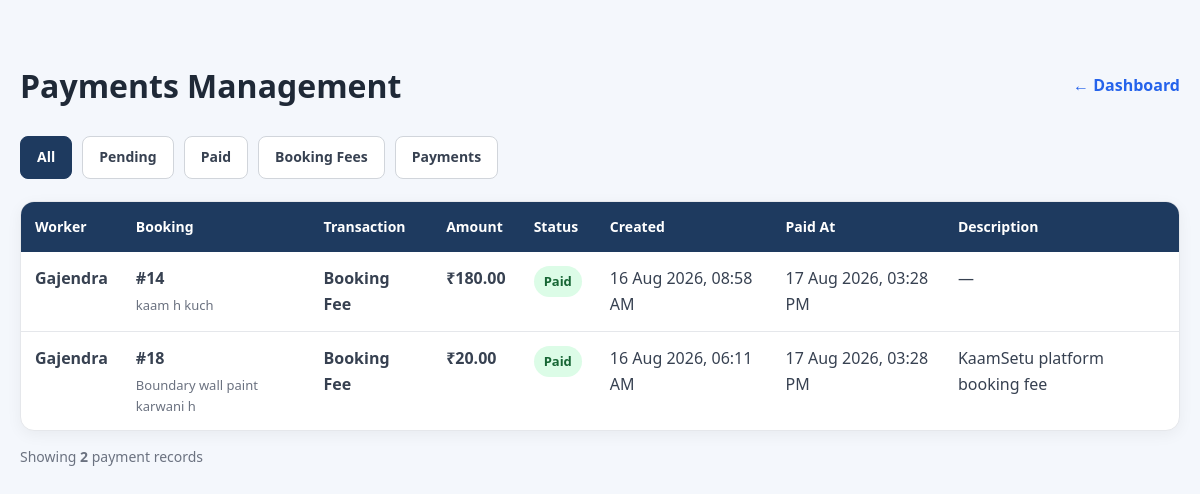
Page /admin-control/payments/ (signed in) on the committed database.
### payments/models.py (models this page shows, shortened)
class WorkerLedger(models.Model):
    TRANSACTION_TYPES = [
        ("Booking Fee", "Booking Fee"),
        ("Payment", "Payment"),
    ]
    PAYMENT_STATUS = [
        ("Pending", "Pending"),
        ("Paid", "Paid"),
    ]
    worker = models.ForeignKey(
        Worker,
        on_delete=models.CASCADE,
        related_name="ledger_entries"
    )
    booking = models.ForeignKey(
        Booking,
        on_delete=models.SET_NULL,
        null=True,
        blank=True,
        related_name="ledger_entries"
    )
    transaction_type = models.CharField(
        max_length=30,
        choices=TRANSACTION_TYPES
    )
    amount = models.DecimalField(
        max_digits=8,
        decimal_places=2
    )
    status = models.CharField(
        max_length=20,
        choices=PAYMENT_STATUS,
        default="Pending"
    )
    description = models.CharField(
        max_length=255,
        blank=True
    )
    created_at = models.DateTimeField(
        auto_now_add=True
    )
    paid_at = models.DateTimeField(
        null=True,
        blank=True
    )

### workers/models.py (models this page shows, shortened)
class Worker(models.Model):
    user = models.OneToOneField(
        User,
        on_delete=models.CASCADE,
        null=True,
        blank=True,
        related_name="worker_profile"
    )
    PROFESSION_CHOICES = [
    ("Rajmistri", "राजमिस्त्री"),
    ("Plumber", "प्लम्बर"),
    ("Electrician", "इलेक्ट्रिशियन"),
    ("Painter", "पेंटर"),
    ("Carpenter", "कारपेंटर"),
    ("Welder", "वेल्डर"),
    ("Helper", "हेल्पर"),
    ("AC Repair", "AC रिपेयर"),
]
    name = models.CharField(max_length=100)
    mobile = models.CharField(max_length=15)
    profession = models.CharField(max_length=30, choices=PROFESSION_CHOICES)
    experience = models.PositiveIntegerField(help_text="Experience in years")
    city = models.CharField(max_length=100)
    area = models.CharField(max_length=100)
    latitude = models.DecimalField(
        max_digits=9,
        decimal_places=6,
        null=True,
        blank=True
    )
    longitude = models.DecimalField(
        max_digits=9,
        decimal_places=6,
        null=True,
        blank=True
    )
    work_range = models.DecimalField(
        max_digits=5,
        decimal_places=2,
        default=10.00,
        help_text="Maximum distance in KM"
    )
    daily_wage = models.DecimalField(max_digits=8, decimal_places=2)
    about = models.TextField(blank=True)
    available = models.BooleanField(default=True)
    profile_photo = models.ImageField(upload_to="workers/", blank=True, null=True)
    rating = models.DecimalField(max_digits=2, decimal_places=1, default=5.0)
    reviews = models.PositiveIntegerField(default=0)
    vverified = models.BooleanField(default=False)

### bookings/models.py (models this page shows, shortened)
class Booking(models.Model):
    STATUS_CHOICES = [
        ("Pending", "Pending"),
        ("Accepted", "Accepted"),
        ("Completed", "Completed"),
        ("Cancelled", "Cancelled"),
    ]
    NEGOTIATION_STATUS_CHOICES = [
        ("Not Started", "Not Started"),
        ("Customer Offered", "Customer Offered"),
        ("Worker Countered", "Worker Countered"),
        ("Accepted", "Accepted"),
        ("Rejected", "Rejected"),
    ]
    worker = models.ForeignKey(
        Worker,
        on_delete=models.CASCADE,
        related_name="bookings"
    )
    customer = models.ForeignKey(
        User,
        on_delete=models.CASCADE,
        related_name="customer_bookings",
        null=True,
        blank=True
    )
    customer_name = models.CharField(
        max_length=100
    )
    customer_mobile = models.CharField(
        max_length=15,
        blank=True
    )
    customer_address = models.TextField()
    work_date = models.DateField()
    work_description = models.TextField()
    status = models.CharField(
        max_length=20,
        choices=STATUS_CHOICES,
        default="Pending"
    )
    original_amount = models.PositiveIntegerField(
        validators=[
            MinValueValidator(1),
            MaxValueValidator(9999)
        ],
        null=True,
        blank=True
    )
    customer_offer = models.PositiveIntegerField(
        validators=[
            MinValueValidator(1),
            MaxValueValidator(9999)
        ],
        null=True,
        blank=True
    )
    worker_counter_offer = models.PositiveIntegerField(
        validators=[
            MinValueValidator(1),
            MaxValueValidator(9999)
        ],
        null=True,
        blank=True
    )
    final_amount = models.PositiveIntegerField(
        validators=[
            MinValueValidator(1),
            MaxValueValidator(9999)
        ],
        null=True,
        blank=True
    )
    negotiation_status = models.CharField(
        max_length=20,
        choices=NEGOTIATION_STATUS_CHOICES,
        default="Not Started"
    )
    created_at = models.DateTimeField(
        auto_now_add=True
    )

### admin_dashboard/views.py (the view)
@user_passes_test(staff_required, login_url="login")
def admin_payments(request):
    ledger_entries = WorkerLedger.objects.select_related(
        "worker",
        "booking"
    ).order_by(
        "-created_at"
    )
    status_filter = request.GET.get("status")
    transaction_filter = request.GET.get("transaction")
    if status_filter in ["Pending", "Paid"]:
        ledger_entries = ledger_entries.filter(
            status=status_filter
        )
    if transaction_filter in ["Booking Fee", "Payment"]:
        ledger_entries = ledger_entries.filter(
            transaction_type=transaction_filter
        )
    return render(
        request,
        "admin_dashboard/payments.html",
        {
            "ledger_entries": ledger_entries,
            "status_filter": status_filter,
            "transaction_filter": transaction_filter,
        }
    )

### accounts/context_processors.py (called while the page is built)
def notification_count(request):
    if not request.user.is_authenticated:
        return {
            "unread_notification_count": 0
        }
    count = Notification.objects.filter(
        recipient=request.user,
        is_read=False
    ).count()
    return {
        "unread_notification_count": count
    }

### admin_dashboard/views.py (called while the page is built)
def staff_required(user):
    return user.is_authenticated and user.is_staff

### templates/admin_dashboard/payments.html (shortened to what this page needs)
{% extends "base.html" %}
{% block content %}
<div class="admin-page">
    <div class="page-header">
        <h1>
            Payments Management
        </h1>
        <a
            href="{% url 'admin_dashboard' %}"
            class="back-btn"
        >
            ← Dashboard
        </a>
    </div>
    <div class="filters">
        <a
            href="{% url 'admin_payments' %}"
            class="filter-btn
            {% if not status_filter and not transaction_filter %}
                filter-active
            {% endif %}"
        >
            All
        </a>
        <a
            href="?status=Pending"
            class="filter-btn
            "
        >
            Pending
        </a>
        <a
            href="?status=Paid"
            class="filter-btn
            "
        >
            Paid
        </a>
        <a
            href="?transaction=Booking%20Fee"
            class="filter-btn
            "
        >
            Booking Fees
        </a>
        <a
            href="?transaction=Payment"
            class="filter-btn
            "
        >
            Payments
        </a>
    </div>
    <div class="payments-card">
        <table class="payments-table">
            <thead>
                <tr>
                    <th>
                        Worker
                    </th>
                    <th>
                        Booking
                    </th>
                    <th>
                        Transaction
                    </th>
                    <th>
                        Amount
                    </th>
                    <th>
                        Status
                    </th>
                    <th>
                        Created
                    </th>
                    <th>
                        Paid At
                    </th>
                    <th>
                        Description
                    </th>
                </tr>
            </thead>
            <tbody>
                {% for entry in ledger_entries %}
                <tr>
                    <td>
                        <strong>
                            {{ entry.worker.name }}
                        </strong>
                    </td>
                    <td>
                        {% if entry.booking %}
                            <strong>
                                #{{ entry.booking.id }}
                            </strong>
                            <div class="booking-id">
                                {{ entry.booking.work_description|truncatechars:30 }}
                            </div>
                        {% else %}
                            —
                        {% endif %}
                    </td>
                    <td>
                        <span class="transaction">
                            {{ entry.transaction_type }}
                        </span>
                    </td>
                    <td>
                        <span class="amount">
                            ₹{{ entry.amount }}
                        </span>
                    </td>
                    <td>
                        {% if entry.status == "Paid" %}
                            <span class="status status-paid">
                                Paid
                            </span>
                        {% else %}
                            <span class="status status-pending">
                                Pending
                            </span>
                        {% endif %}
                    </td>
                    <td>
                        {{ entry.created_at|date:"d M Y, h:i A" }}
                    </td>
                    <td>
                        {% if entry.paid_at %}
                            {{ entry.paid_at|date:"d M Y, h:i A" }}
                        {% else %}
                            —
                        {% endif %}
                    </td>
                    <td>
                        {{ entry.description|default:"—" }}
                    </td>
                </tr>
                {% endfor %}
            </tbody>
        </table>
    </div>
    <p style="
        margin-top:15px;
        color:#6b7280;
        font-size:14px;
    ">
        Showing
        <strong>{{ ledger_entries|length }}</strong>
        payment record{{ ledger_entries|length|pluralize }}
    </p>
</div>
{% endblock %}

### static/css/style.css (style rules this page uses)
* { margin:0; padding:0; box-sizing:border-box; }
body { font-family: "Segoe UI",sans-serif; background:#f8fafc; color:#222; line-height:1.6; }
html { scroll-behavior:smooth; }

### static/css/dashboard.css (style rules this page uses)
* { margin:0; padding:0; box-sizing:border-box; font-family:"Segoe UI",Tahoma,Geneva,Verdana,sans-serif; }
body { background:#f4f7fc; }
.status { display:inline-block; padding:7px 14px; border-radius:25px; font-weight:600; font-size:14px; }

### templates/admin_dashboard/payments.html (style rules this page uses)
.admin-page { max-width: 1250px; margin: 40px auto; padding: 20px; }
.page-header { display: flex; justify-content: space-between; align-items: center; margin-bottom: 25px; }
.page-header h1 { margin: 0; color: #1f2937; }
.back-btn { text-decoration: none; color: #2563eb; font-weight: 600; }
.filters { display: flex; gap: 10px; flex-wrap: wrap; margin-bottom: 22px; }
.filter-btn { padding: 9px 16px; border-radius: 8px; border: 1px solid #d1d5db; background: white; color: #374151; text-decoration: none; font-size: 14px; font-weight: 600; }
.filter-active { background: #1e3a5f; color: white; border-color: #1e3a5f; }
.payments-card { background: white; border-radius: 14px; overflow-x: auto; box-shadow: 0 4px 15px rgba(0, 0, 0, 0.05); border: 1px solid #e5e7eb; }
.payments-table { width: 100%; border-collapse: collapse; min-width: 1050px; }
.payments-table th { background: #1e3a5f; color: white; padding: 14px; text-align: left; font-size: 14px; }
.payments-table td { padding: 14px; border-bottom: 1px solid #e5e7eb; color: #374151; vertical-align: top; }
.payments-table tr:last-child td { border-bottom: none; }
.status { display: inline-block; padding: 5px 10px; border-radius: 20px; font-size: 13px; font-weight: 600; }
.status-paid { background: #dcfce7; color: #166534; }
.transaction { font-weight: 600; }
.booking-id { color: #6b7280; font-size: 13px; margin-top: 3px; }
.amount { font-weight: 700; }

### rows in the picture
WorkerLedger: worker.name "Gajendra", booking.id "14", booking.work_description "kaam h kuch", transaction_type "Booking Fee", amount "180.00", status "Paid", created_at "16 Aug 2026, 08:58 AM", paid_at "17 Aug 2026, 03:28 PM", description "—"
WorkerLedger: worker.name "Gajendra", booking.id "18", booking.work_description "Boundary wall paint karwani h", transaction_type "Booking Fee", amount "20.00", status "Paid", created_at "16 Aug 2026, 06:11 AM", paid_at "17 Aug 2026, 03:28 PM", description "KaamSetu platform booking fee"

### other values in the picture
{{ ledger_entries|length }} "2"
